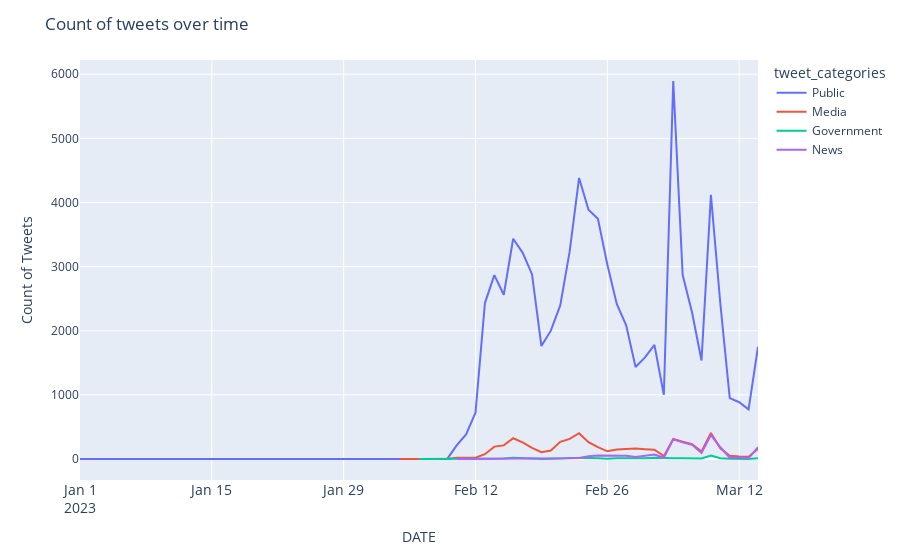

This figure's notebook cell:
### Code cell
import plotly.express as px

fig = px.line(data_fig, x='DATE', y=0, color=data_fig.tweet_categories,
             labels=data_fig.tweet_categories)

fig.update_layout(
    title='Count of tweets over time',
    xaxis_tickfont_size=14,
    yaxis=dict(
        title='Count of Tweets'))

fig.show()

### Figure 1 — Plotly figure (JSON) as saved in the notebook; plotly's stock layout.template omitted (floating-point values rounded to 4 significant figures)
{"data": [{"hovertemplate": "tweet_categories=Public<br>DATE=%{x}<br>0=%{y}<extra></extra>", "legendgroup": "Public", "line": {"color": "#636efa", "dash": "solid"}, "marker": {"symbol": "circle"}, "mode": "lines", "name": "Public", "orientation": "v", "showlegend": true, "type": "scatter", "x": ["2023-01-01", "2023-01-17", "2023-01-23", "2023-01-31", "2023-02-01", "2023-02-06", "2023-02-07", "2023-02-08", "2023-02-09", "2023-02-10", "2023-02-11", "2023-02-12", "2023-02-13", "2023-02-14", "2023-02-15", "2023-02-16", "2023-02-17", "2023-02-18", "2023-02-19", "2023-02-20", "2023-02-21", "2023-02-22", "2023-02-23", "2023-02-24", "2023-02-25", "2023-02-26", "2023-02-27", "2023-02-28", "2023-03-01", "2023-03-02", "2023-03-03", "2023-03-04", "2023-03-05", "2023-03-06", "2023-03-07", "2023-03-08", "2023-03-09", "2023-03-10", "2023-03-11", "2023-03-12", "2023-03-13", "2023-03-14"], "xaxis": "x", "y": [1, 1, 1, 1, 1, 1, 1, 1, 2, 212, 384, 723, 2432, 2867, 2561, 3434, 3219, 2882, 1762, 2002, 2395, 3237, 4383, 3886, 3746, 3034, 2419, 2085, 1435, 1586, 1781, 1002, 5894, 2868, 2284, 1536, 4118, 2425, 951, 886, 775, 1752], "yaxis": "y"}, {"hovertemplate": "tweet_categories=Media<br>DATE=%{x}<br>0=%{y}<extra></extra>", "legendgroup": "Media", "line": {"color": "#EF553B", "dash": "solid"}, "marker": {"symbol": "circle"}, "mode": "lines", "name": "Media", "orientation": "v", "showlegend": true, "type": "scatter", "x": ["2023-02-04", "2023-02-09", "2023-02-10", "2023-02-11", "2023-02-12", "2023-02-13", "2023-02-14", "2023-02-15", "2023-02-16", "2023-02-17", "2023-02-18", "2023-02-19", "2023-02-20", "2023-02-21", "2023-02-22", "2023-02-23", "2023-02-24", "2023-02-25", "2023-02-26", "2023-02-27", "2023-02-28", "2023-03-01", "2023-03-02", "2023-03-03", "2023-03-04", "2023-03-05", "2023-03-06", "2023-03-07", "2023-03-08", "2023-03-09", "2023-03-10", "2023-03-11", "2023-03-12", "2023-03-13", "2023-03-14"], "xaxis": "x", "y": [1, 1, 21, 17, 22, 76, 194, 213, 325, 261, 174, 106, 133, 268, 315, 403, 263, 185, 121, 150, 157, 163, 153, 145, 46, 313, 270, 232, 119, 406, 169, 51, 39, 37, 156], "yaxis": "y"}, {"hovertemplate": "tweet_categories=Government<br>DATE=%{x}<br>0=%{y}<extra></extra>", "legendgroup": "Government", "line": {"color": "#00cc96", "dash": "solid"}, "marker": {"symbol": "circle"}, "mode": "lines", "name": "Government", "orientation": "v", "showlegend": true, "type": "scatter", "x": ["2023-02-06", "2023-02-10", "2023-02-11", "2023-02-12", "2023-02-13", "2023-02-14", "2023-02-15", "2023-02-16", "2023-02-17", "2023-02-18", "2023-02-19", "2023-02-20", "2023-02-21", "2023-02-22", "2023-02-23", "2023-02-24", "2023-02-25", "2023-02-26", "2023-02-27", "2023-02-28", "2023-03-01", "2023-03-02", "2023-03-03", "2023-03-04", "2023-03-05", "2023-03-06", "2023-03-07", "2023-03-08", "2023-03-09", "2023-03-10", "2023-03-11", "2023-03-12", "2023-03-13", "2023-03-14"], "xaxis": "x", "y": [1, 6, 2, 2, 8, 7, 7, 21, 9, 7, 1, 1, 10, 15, 21, 17, 13, 6, 13, 10, 11, 13, 20, 13, 11, 12, 15, 9, 53, 12, 3, 2, 2, 13], "yaxis": "y"}, {"hovertemplate": "tweet_categories=News<br>DATE=%{x}<br>0=%{y}<extra></extra>", "legendgroup": "News", "line": {"color": "#ab63fa", "dash": "solid"}, "marker": {"symbol": "circle"}, "mode": "lines", "name": "News", "orientation": "v", "showlegend": true, "type": "scatter", "x": ["2023-02-10", "2023-02-11", "2023-02-16", "2023-02-19", "2023-02-20", "2023-02-21", "2023-02-22", "2023-02-23", "2023-02-24", "2023-02-25", "2023-02-26", "2023-02-27", "2023-02-28", "2023-03-01", "2023-03-02", "2023-03-03", "2023-03-04", "2023-03-05", "2023-03-06", "2023-03-07", "2023-03-08", "2023-03-09", "2023-03-10", "2023-03-11", "2023-03-12", "2023-03-13", "2023-03-14"], "xaxis": "x", "y": [1, 1, 2, 2, 2, 11, 11, 16, 44, 54, 50, 47, 52, 33, 53, 71, 20, 307, 260, 222, 96, 374, 184, 22, 28, 12, 186], "yaxis": "y"}], "layout": {"legend": {"title": {"text": "tweet_categories"}, "tracegroupgap": 0}, "margin": {"t": 60}, "title": {"text": "Count of tweets over time"}, "xaxis": {"anchor": "y", "domain": [0, 1], "tickfont": {"size": 14}, "title": {"text": "DATE"}}, "yaxis": {"anchor": "x", "domain": [0, 1], "title": {"text": "Count of Tweets"}}}}
